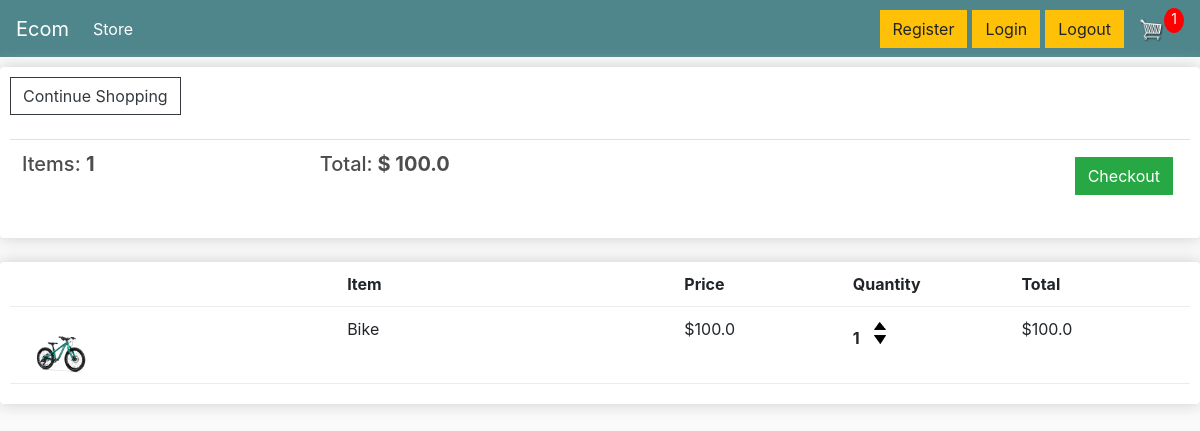
/cart (signed in), run on the app's committed database.
### store/models.py (models this page shows, shortened)
class Order(models.Model):
			customer = models.ForeignKey(Customer, on_delete=models.CASCADE, null=True, blank=True,db_constraint=False)
			date_ordered = models.DateTimeField(auto_now_add=True)
			complete = models.BooleanField(default=False)
			transaction_id = models.CharField(max_length=100, null=True)
			@property
			def get_total_cart(self):
				orderitems=self.orderitem_set.all()
				total=sum([item.get_total for item in orderitems])
				return total
			@property
			def get_total_items(self):
				orderitems=self.orderitem_set.all()
				total=sum([item.quantity for item in orderitems])
				return total

class OrderItem(models.Model):
				product = models.ForeignKey(Product, on_delete=models.CASCADE, null=True,db_constraint=False)
				order = models.ForeignKey(Order, on_delete=models.CASCADE, null=True,db_constraint=False)
				quantity = models.IntegerField(default=0, null=True, blank=True)
				date_added = models.DateTimeField(auto_now_add=True)
				@property
				def get_total(self):
					total=self.product.price * self.quantity
					return total

class Product(models.Model):
			name = models.CharField(max_length=200)
			price = models.FloatField()
			digital = models.BooleanField(default=False,null=True, blank=True)
			image = models.ImageField(null=True, blank=True,upload_to='products')
			description=models.TextField(null=True,blank=True)

### store/views.py (the view)
# urls.py: path('cart',views.cart,name='cart'),
def cart(request):
    if request.user.is_authenticated:
        customer=request.user.customer
        order,created=Order.objects.get_or_create(customer=customer,complete=False)
        items=order.orderitem_set.all()
        cartItems=order.get_total_items
    else:
        items=[]
        order={'get_total_items':0}
        cartItems=order['get_total_items']
    context={'items':items,'order':order,'cartItems':cartItems}
    return render(request,'store/cart.html',context=context)

### templates/store/cart.html (shortened to what this page needs)
{% extends 'store/main.html' %}
{% block content %}
{% load static %}
<div class="row">
    <div class="col-lg-12">
        <div class="box-element"><a href="{% url 'store' %}"
            class="btn btn-outline-dark">Continue Shopping</a>
            <br>
            <br>
            <table class="table">
                <tr>
                    <tr>
                        <th><h5>Items: <strong>{{order.get_total_items}}</strong></h5></th>
                        <th><h5>Total:<strong> $ {{order.get_total_cart}}</strong></h5></th>
                        <th>
                            <a  style="float:right; margin:5px;" class="btn btn-success" href="{% url 'checkout' %}">Checkout</a>
                        </th>
                    </tr>
                </tr>
            </table></div>
            <br>
        <div class="box-element">
            <div class="cart-row">
                <div style="flex:2"></div>
                <div style="flex:2"><strong>Item</strong></div>
                <div style="flex:1"><strong>Price</strong></div>
                <div style="flex:1"><strong>Quantity</strong></div>
                <div style="flex:1"><strong>Total</strong></div>
            </div>
            {% for item  in items %}
            <div class="cart-row">
                <div style="flex:2"><img class="row-image" src="{{item.product.image.url}}"></div>
                <div style="flex:2"><p>{{item.product.name}}</p></div>
                <div style="flex:1"><p>${{item.product.price}}</p></div>
                <div style="flex:1">
                    <p class="quantity">{{item.quantity}}</p>
                    <div class="quantity">
                        <img data-product={{item.product.id}} data-action="add" class="chg-quantity update-cart" src="{% static  'image/arrow-up.png' %}">
                        <img data-product={{item.product.id}} data-action="remove" class="chg-quantity update-cart" src="{% static  'image/arrow-down.png' %}">
                    </div>
                </div>
                <div style="flex:1"><p>${{item.get_total}}</p></div>
            </div>
            {% endfor %}
        </div>
        </div>
    </div>
{% endblock content %}

### static/css/style.css (style rules this page uses)
body { background-color: hsl(0, 0%, 98%); }
h1,h2,h3,h4,h5,h6 { color:hsl(0, 0%, 30%); }
.box-element { box-shadow:hsl(0, 0%, 80%) 0 0 16px; background-color: #fff; border-radius: 4px; padding: 10px; }
.col-lg-4, .col-lg-6, .col-lg-8, .col-lg-12 { margin-top: 10px; }
.btn { border-radius: 0; }
.row-image { width: 100px; }
.cart-row { display: flex; align-items: flex-stretch; padding-bottom: 10px; margin-bottom: 10px; border-bottom: 1px solid #ececec; }
.quantity { display: inline-block; font-weight: 700; padding-right:10px; }
.chg-quantity { width: 12px; cursor: pointer; display: block; margin-top: 5px; transition:.1s; }

### data on the page
Order: get_total_items "1", get_total_cart "100.0"
OrderItem: product.image (picture), product.name "Bike", product.price "100.0", quantity "1", get_total "100.0"

### other printed values
{{ cartItems }} "1"
